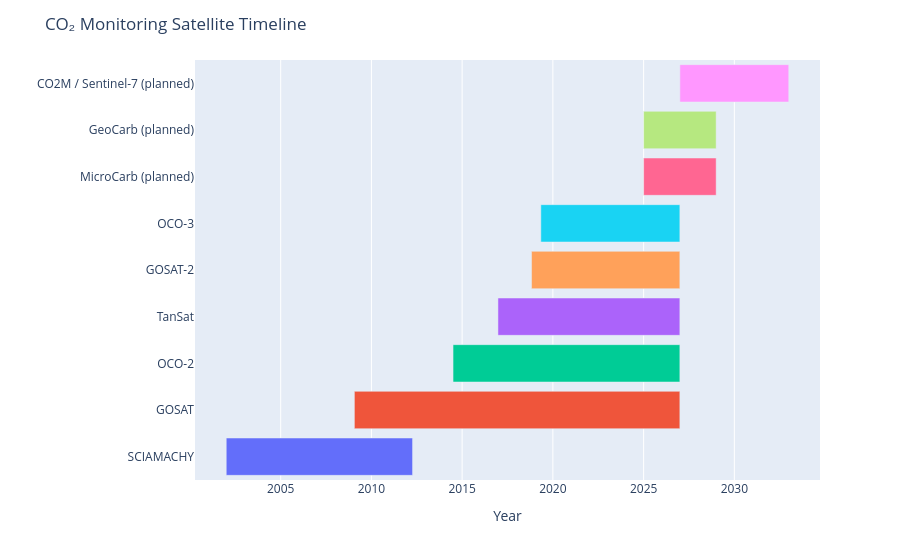

This figure's notebook cell:
### Markdown cell above
# Chapter 2: The Measurement Equation and Bayesian Framework

The Bayesian posterior for atmospheric retrieval:

$$P(\mathbf{x} | \mathbf{y}) \propto \underbrace{\exp\!\left(-\frac{1}{2}[\mathbf{y}-F(\mathbf{x})]^T S_\varepsilon^{-1}[\mathbf{y}-F(\mathbf{x})]\right)}_{\text{likelihood}} \cdot \underbrace{\exp\!\left(-\frac{1}{2}(\mathbf{x}-\mathbf{x}_a)^T S_a^{-1}(\mathbf{x}-\mathbf{x}_a)\right)}_{\text{prior}}$$

In this notebook we build the full cost function, visualise the trade-off between
data fit and prior constraint, and compute the Degrees of Freedom for Signal.

### Code cell
import pandas as pd
import plotly.express as px

# Data (using realistic operational assumptions)
data = [
    ["SCIAMACHY", "2002-01-01", "2012-04-08"],
    ["GOSAT", "2009-01-23", "2026-12-31"],
    ["OCO-2", "2014-07-02", "2026-12-31"],
    ["TanSat", "2016-12-22", "2026-12-31"],
    ["GOSAT-2", "2018-10-29", "2026-12-31"],
    ["OCO-3", "2019-05-04", "2026-12-31"],
    ["MicroCarb (planned)", "2025-01-01", "2028-12-31"],
    ["GeoCarb (planned)", "2025-01-01", "2028-12-31"],
    ["CO2M / Sentinel-7 (planned)", "2027-01-01", "2032-12-31"],
]

df = pd.DataFrame(data, columns=["Mission", "Start", "End"])

# Convert to datetime (THIS fixes blank plot)
df["Start"] = pd.to_datetime(df["Start"])
df["End"] = pd.to_datetime(df["End"])

# Create timeline
fig = px.timeline(
    df,
    x_start="Start",
    x_end="End",
    y="Mission",
    color="Mission"
)

fig.update_yaxes(autorange="reversed")

fig.update_layout(
    title="CO₂ Monitoring Satellite Timeline",
    xaxis_title="Year",
    yaxis_title="",
    showlegend=False
)

# Save as PNG (requires: pip install kaleido)
fig.write_image("co2_satellite_timeline.png", width=1200, height=600)

fig.show()

### Figure 1 — Plotly figure (JSON) as saved in the notebook; plotly's stock layout.template omitted (floating-point values rounded to 4 significant figures)
{"data": [{"base": ["2002-01-01T00:00:00.000000000"], "hovertemplate": "Mission=%{y}<br>Start=%{base}<br>End=%{x}<extra></extra>", "legendgroup": "SCIAMACHY", "marker": {"color": "#636efa", "pattern": {"shape": ""}}, "name": "SCIAMACHY", "orientation": "h", "showlegend": true, "textposition": "auto", "type": "bar", "x": [324000000000], "xaxis": "x", "y": ["SCIAMACHY"], "yaxis": "y"}, {"base": ["2009-01-23T00:00:00.000000000"], "hovertemplate": "Mission=%{y}<br>Start=%{base}<br>End=%{x}<extra></extra>", "legendgroup": "GOSAT", "marker": {"color": "#EF553B", "pattern": {"shape": ""}}, "name": "GOSAT", "orientation": "h", "showlegend": true, "textposition": "auto", "type": "bar", "x": [566006400000], "xaxis": "x", "y": ["GOSAT"], "yaxis": "y"}, {"base": ["2014-07-02T00:00:00.000000000"], "hovertemplate": "Mission=%{y}<br>Start=%{base}<br>End=%{x}<extra></extra>", "legendgroup": "OCO-2", "marker": {"color": "#00cc96", "pattern": {"shape": ""}}, "name": "OCO-2", "orientation": "h", "showlegend": true, "textposition": "auto", "type": "bar", "x": [394416000000], "xaxis": "x", "y": ["OCO-2"], "yaxis": "y"}, {"base": ["2016-12-22T00:00:00.000000000"], "hovertemplate": "Mission=%{y}<br>Start=%{base}<br>End=%{x}<extra></extra>", "legendgroup": "TanSat", "marker": {"color": "#ab63fa", "pattern": {"shape": ""}}, "name": "TanSat", "orientation": "h", "showlegend": true, "textposition": "auto", "type": "bar", "x": [316310400000], "xaxis": "x", "y": ["TanSat"], "yaxis": "y"}, {"base": ["2018-10-29T00:00:00.000000000"], "hovertemplate": "Mission=%{y}<br>Start=%{base}<br>End=%{x}<extra></extra>", "legendgroup": "GOSAT-2", "marker": {"color": "#FFA15A", "pattern": {"shape": ""}}, "name": "GOSAT-2", "orientation": "h", "showlegend": true, "textposition": "auto", "type": "bar", "x": [257904000000], "xaxis": "x", "y": ["GOSAT-2"], "yaxis": "y"}, {"base": ["2019-05-04T00:00:00.000000000"], "hovertemplate": "Mission=%{y}<br>Start=%{base}<br>End=%{x}<extra></extra>", "legendgroup": "OCO-3", "marker": {"color": "#19d3f3", "pattern": {"shape": ""}}, "name": "OCO-3", "orientation": "h", "showlegend": true, "textposition": "auto", "type": "bar", "x": [241747200000], "xaxis": "x", "y": ["OCO-3"], "yaxis": "y"}, {"base": ["2025-01-01T00:00:00.000000000"], "hovertemplate": "Mission=%{y}<br>Start=%{base}<br>End=%{x}<extra></extra>", "legendgroup": "MicroCarb (planned)", "marker": {"color": "#FF6692", "pattern": {"shape": ""}}, "name": "MicroCarb (planned)", "orientation": "h", "showlegend": true, "textposition": "auto", "type": "bar", "x": [126144000000], "xaxis": "x", "y": ["MicroCarb (planned)"], "yaxis": "y"}, {"base": ["2025-01-01T00:00:00.000000000"], "hovertemplate": "Mission=%{y}<br>Start=%{base}<br>End=%{x}<extra></extra>", "legendgroup": "GeoCarb (planned)", "marker": {"color": "#B6E880", "pattern": {"shape": ""}}, "name": "GeoCarb (planned)", "orientation": "h", "showlegend": true, "textposition": "auto", "type": "bar", "x": [126144000000], "xaxis": "x", "y": ["GeoCarb (planned)"], "yaxis": "y"}, {"base": ["2027-01-01T00:00:00.000000000"], "hovertemplate": "Mission=%{y}<br>Start=%{base}<br>End=%{x}<extra></extra>", "legendgroup": "CO2M / Sentinel-7 (planned)", "marker": {"color": "#FF97FF", "pattern": {"shape": ""}}, "name": "CO2M / Sentinel-7 (planned)", "orientation": "h", "showlegend": true, "textposition": "auto", "type": "bar", "x": [189302400000], "xaxis": "x", "y": ["CO2M / Sentinel-7 (planned)"], "yaxis": "y"}], "layout": {"barmode": "overlay", "legend": {"title": {"text": "Mission"}, "tracegroupgap": 0}, "margin": {"t": 60}, "showlegend": false, "title": {"text": "CO₂ Monitoring Satellite Timeline"}, "xaxis": {"anchor": "y", "domain": [0, 1], "title": {"text": "Year"}, "type": "date"}, "yaxis": {"anchor": "x", "autorange": "reversed", "categoryarray": ["CO2M / Sentinel-7 (planned)", "GeoCarb (planned)", "MicroCarb (planned)", "OCO-3", "GOSAT-2", "TanSat", "OCO-2", "GOSAT", "SCIAMACHY"], "categoryorder": "array", "domain": [0, 1], "title": {"text": ""}}}}
